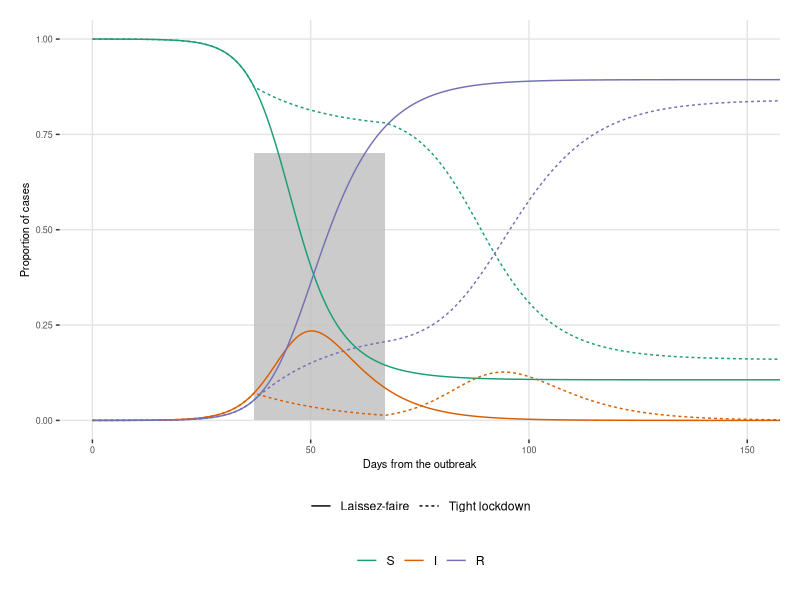
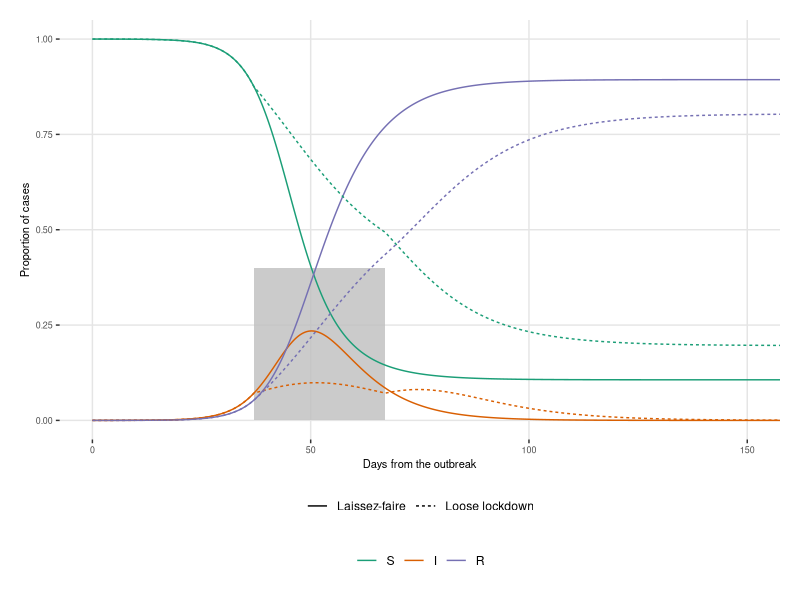
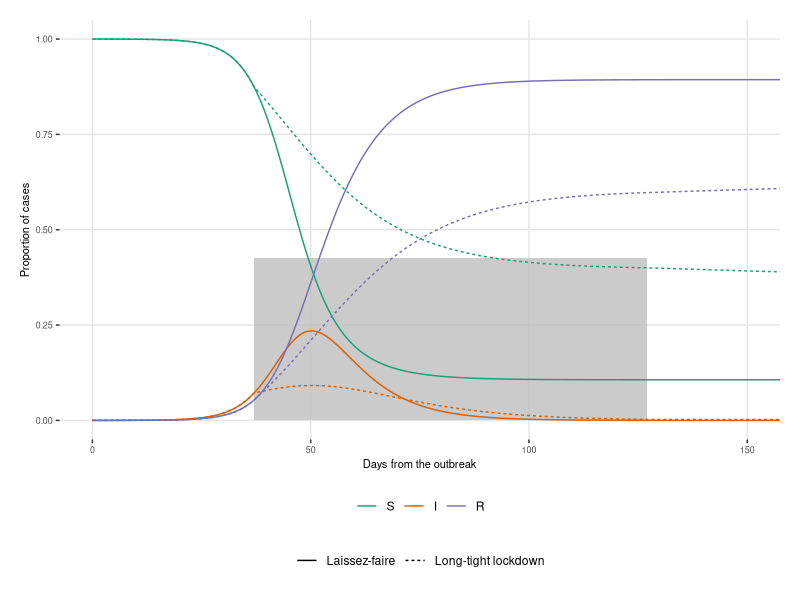
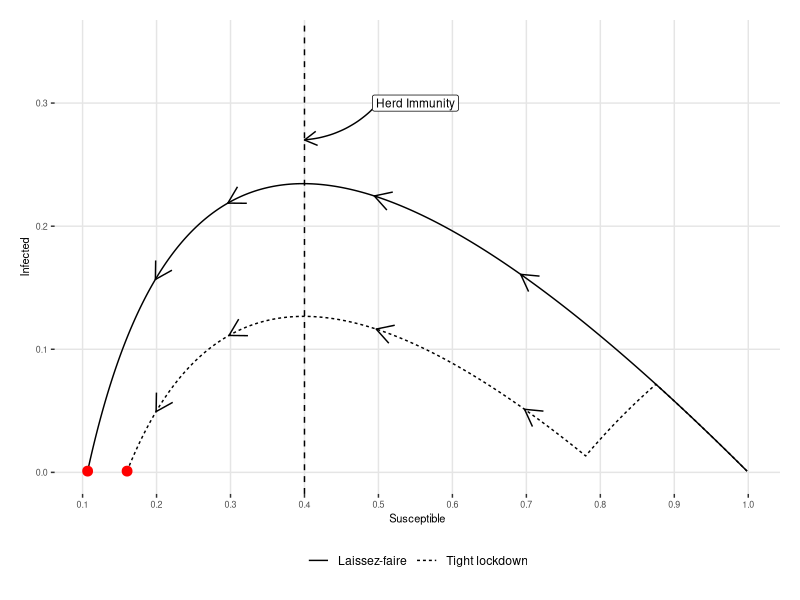
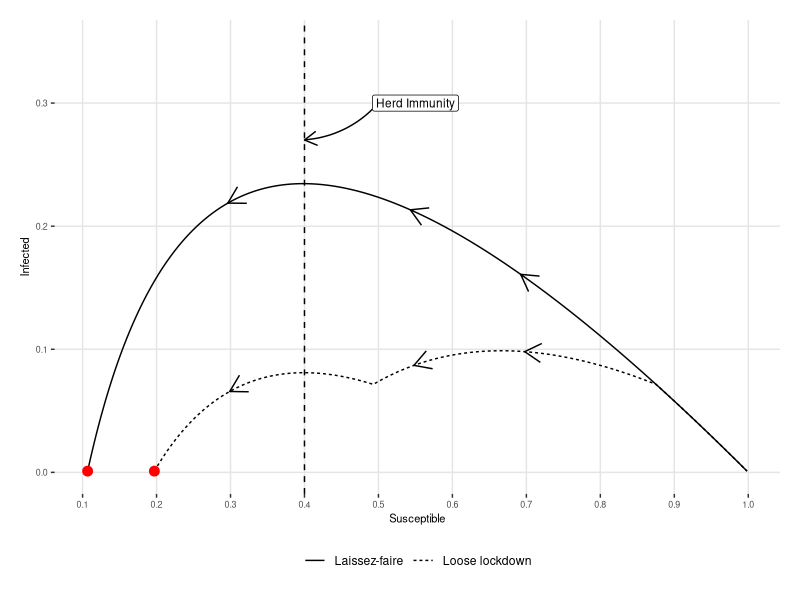
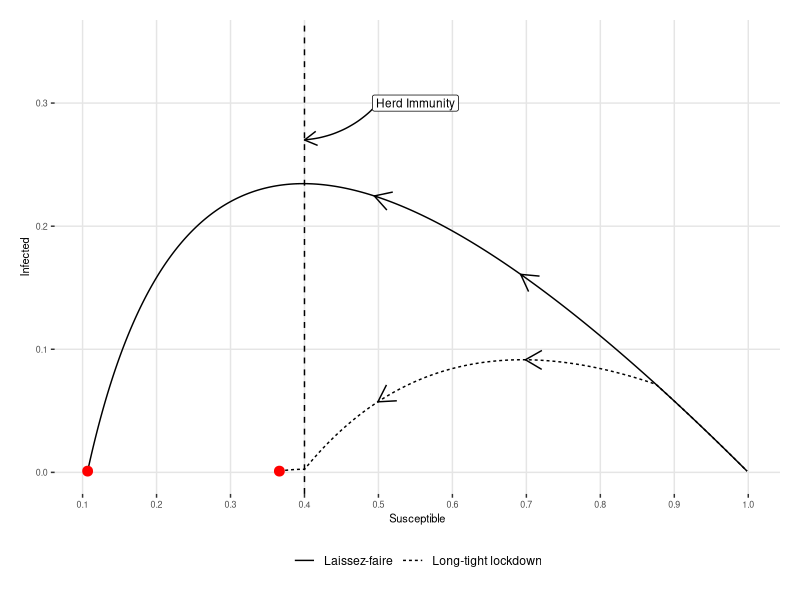

R code for these plots, in order:
## ---- chunk 1
library(tidyverse)
## ---- chunk 2
reprod_number <- 2.5
Tinf <- 7
beta <- reprod_number / Tinf
gamma <- 1 / Tinf
## ---- chunk 3
implicit <- 0
T <- 400    # Length of simulation
dt <- 0.1   # Time step 
Nt <- T / dt + 1
time <- seq(0, T, length.out = Nt)
## ---- chunk 4
mu <- matrix(rep(0, 3 * (Nt + 1)), nrow = 3)
S <- I <- R <- N <- F <- Re <- rep(0, Nt)
## ---- chunk 5
A_t <- vector(mode = "list", length = Nt)
## ---- chunk 6
# March 1st 2020 so that March 31st there are appx. 150,000 cases 
# (50% more than measured)
I0 <- 0.35 * 10^(-4) 
S0 <- 1 - I0
R0 <- 0
## ---- chunk 7
mu[,1] <- matrix(c(S0, I0, R0), nrow = 3)
## ---- chunk 8
for (n in 1:(Nt - 1)) {
  S[n] <- mu[1, n]
  I[n] <- mu[2, n]
  R[n] <- mu[3, n]
  Re[n] <- reprod_number * S[n]
  A_t[[n]] <- matrix(
    c(
      -beta * I[n], beta * I[n], 0,
      0, -gamma, gamma,
      0, 0, 0
    ),
    byrow = TRUE,
    ncol = 3)
  
  if (implicit == 0) {
    mu[, n+1] <- dt * (t(A_t[[n]]) %*% mu[, n]) + mu[, n]
  } else {
    mu[n + 1, ] <- (I(3) - dt * (t(A_t[[n]])) %/% mu[, n])
  }
}

mu <- mu[, 1:Nt]
## ---- chunk 9
S <- mu[1, ]
I <- mu[2, ]
R <- mu[3, ]

N <- S + I + R
D <- 100 - N

df_lockdown <- tibble(S = S, I = I, R = R, t = time, type = "no-lockdown")
df_lockdown
## ---- chunk 10
#' Simulate the SIR model with a lockdown
#' 
#' @param lock_start start of the lockdown (number of days from the outbreak)
#' @param lock_end end of the lockdown (number of days from the outbreak)
#' @param lock_severity severity of the lockdown (in [0,1], 0 for no lockdown)
simulate_sir_lockdown <- function(lock_start,
                                  lock_end,
                                  lock_severity,
                                  type) {
  # Matrix with 3 rows, each corresponding to S, I and R, resp.
  mu <- matrix(rep(0, 3 * (Nt + 1)), nrow = 3)
  S <- I <- R <- N <- F <- Re <- rep(0, Nt)
  
  # Transition matrix
  A_t <- vector(mode="list", length = Nt)
  
  # First column: initial conditions
  mu[, 1] <- matrix(c(S0, I0, R0), nrow = 3)
  
  lockdown <- rep(0, Nt)
  
  for (n in 1:(Nt - 1)) {
    S[n] <- mu[1, n]
    I[n] <- mu[2, n]
    R[n] <- mu[3, n]
    
    if (time[n] >= lock_start & time[n] <= lock_end) {
      # Lockout
      lockdown[n] <- lock_severity
    }
    
    Re[n] <- reprod_number * (1 - lockdown[n]) * S[n]
    
    A_t[[n]] <- matrix(
      c(
        -beta * (1-lockdown[n]) * I[n], beta * (1 - lockdown[n]) * I[n], 0,
        0, -gamma, gamma,
        0, 0, 0
      ),
      byrow = TRUE,
      ncol = 3)
    
    if (implicit == 0) {
      mu[, n+1] <- dt * (t(A_t[[n]]) %*% mu[, n]) + mu[, n]
    } else {
      mu[n + 1, ] <- (I(3) - dt * (t(A_t[[n]])) %/% mu[, n])
    }
  }
  
  mu <- mu[, 1:Nt]
  
  S_tight <- mu[1, ]
  I_tight <- mu[2, ]
  R_tight <- mu[3, ]
  
  N_tight <- S_tight + I_tight + R_tight
  D_tight <- 100 - N_tight
  
  tibble(S = S_tight, I = I_tight, R = R_tight, t = time)
}
## ---- chunk 11
lock_start_tight <- 37
lock_end_tight <- lock_start_tight+30
lock_severity_tight <- .7
## ---- chunk 12
df_lockdown_tight <- 
  simulate_sir_lockdown(lock_start = lock_start_tight,
                        lock_end = lock_end_tight,
                        lock_severity = .7) |> 
  mutate(type = "tight-lockdown")
## ---- chunk 13
lock_start_tight <- 37
lock_end_tight <- lock_start_tight + 30
lock_severity_tight <- .7
## ---- chunk 14
df_lockdown_tight <- simulate_sir_lockdown(
  lock_start = lock_start_tight,
  lock_end = lock_end_tight,
  lock_severity = .7) |> 
  mutate(type = "tight-lockdown")
## ---- chunk 15
lock_start_loose <- 37
lock_end_loose <- lock_start_loose + 30
lock_severity_loose <- .4
## ---- chunk 16
df_lockdown_loose <- simulate_sir_lockdown(
  lock_start = lock_start_loose,
  lock_end = lock_end_loose,
  lock_severity = lock_severity_loose) |> 
  mutate(type = "loose-lockdown")
## ---- chunk 17
lock_start_mix <- 37
lock_end_mix <- lock_start_mix + 90
lock_severity_mix <- .425
## ---- chunk 18
df_lockdown_mix <- simulate_sir_lockdown(
  lock_start = lock_start_mix,
  lock_end = lock_end_mix,
  lock_severity = lock_severity_mix) |> 
  mutate(type = "mix-lockdown")
## ---- chunk 19
#' Reshape the data from two scenarios
#' 
#' @param df_scenario_1 data for first scenario
#' @param df_scenario_2 data for second scenario
#' @param name_scenario_1 name of the scenario in `df_scenario_1`
#' @param label_scenario_1 desired label for the name of the first scenario
#' @param name_scenario_2 name of the scenario in `df_scenario_2`
#' @param label_scenario_2 desired label for the name of the second scenario
reshape_data_graph <- function(df_scenario_1,
                               df_scenario_2,
                               name_scenario_1,
                               label_scenario_1,
                               name_scenario_2,
                               label_scenario_2) {
  df_scenario_1 |> 
  bind_rows(df_scenario_2) |> 
  pivot_longer(cols = c("S", "I", "R")) |> 
  filter(t <= Nt - 1) |> 
  mutate(name = factor(name, levels = c("S", "I", "R")),
         type = factor(
           type, 
           levels = c(name_scenario_1, name_scenario_2), 
           labels = c(label_scenario_1, label_scenario_2)))
}
## ---- chunk 20
#| code-fold: true
library(grid)
theme_paper <- function(..., size_text = 8)
  theme(text = element_text(size = size_text),
        plot.background = element_rect(fill="transparent", color=NA),
        panel.background = element_rect(fill = "transparent", color=NA),
        panel.border = element_blank(),
        axis.text = element_text(), 
        legend.text = element_text(size = rel(1.1)),
        legend.title = element_text(size = rel(1.1)),
        legend.background = element_rect(fill="transparent", color=NULL),
        legend.position = "bottom", 
        legend.direction = "horizontal", legend.box = "vertical",
        legend.key = element_blank(),
        panel.spacing = unit(1, "lines"),
        panel.grid.major = element_line(colour = "grey90"), 
        panel.grid.minor = element_blank(),
        plot.title = element_text(hjust = 0, size = rel(1.3), face = "bold"),
        plot.title.position = "plot",
        plot.margin = unit(c(1, 1, 1, 1), "lines"),
        strip.background = element_rect(fill=NA, colour = NA),
        strip.text = element_text(size = rel(1.1)))
## ---- chunk 21
#' Plots the evolution of two scenarios
#' 
#' @param df_plot data with the two scenarios (obtained from 
#' `reshape_data_graph()`)
#' @param lock_start start period of the lockdown
#' @param lock_end end period of the lockdown
#' @param lock_severity severity of the lockdown
plot_scenario <- function(df_plot,
                          lock_start,
                          lock_end,
                          lock_severity) {
  ggplot(data = df_plot) +
  geom_rect(
    data = tibble(x1 = lock_start, 
                          x2 = lock_end,
                          y1 = 0, y2 = lock_severity),
    mapping = aes(xmin = x1, xmax = x2, ymin = y1, ymax = y2),
    fill = "grey", alpha = .8
  ) +
  geom_line(aes(x = t, y = value, linetype = type, colour = name)) +
  scale_linetype_discrete(NULL) +
  scale_colour_manual(
    NULL, 
    values = c("S" = "#1b9e77", "I" = "#d95f02", "R" = "#7570b3")) +
  labs(x = "Days from the outbreak", y = "Proportion of cases") +
  theme_paper() +
  coord_cartesian(xlim = c(0, 150))
}
## ---- chunk 22
df_plot_lockdown_tight <- reshape_data_graph(
  df_scenario_1 = df_lockdown,
  df_scenario_2 = df_lockdown_tight,
  name_scenario_1 = "no-lockdown",
  label_scenario_1 = "Laissez-faire",
  name_scenario_2 = "tight-lockdown",
  label_scenario_2 = "Tight lockdown")
plot_scenario(
  df_plot = df_plot_lockdown_tight,
  lock_start = lock_start_tight,
  lock_end = lock_end_tight,
  lock_severity = lock_severity_tight)
## ---- chunk 23
df_plot_lockdown_loose <- reshape_data_graph(
  df_scenario_1 = df_lockdown,
  df_scenario_2 = df_lockdown_loose,
  name_scenario_1 = "no-lockdown",
  label_scenario_1 = "Laissez-faire",
  name_scenario_2 = "loose-lockdown",
  label_scenario_2 = "Loose lockdown")
plot_scenario(
  df_plot = df_plot_lockdown_loose,
  lock_start = lock_start_loose,
  lock_end = lock_end_loose,
  lock_severity = lock_severity_loose)
## ---- chunk 24
df_plot_lockdown_mix <- reshape_data_graph(
  df_scenario_1 = df_lockdown,
  df_scenario_2 = df_lockdown_mix,
  name_scenario_1 = "no-lockdown",
  label_scenario_1 = "Laissez-faire",
  name_scenario_2 = "mix-lockdown",
  label_scenario_2 = "Long-tight lockdown")
plot_scenario(
  df_plot = df_plot_lockdown_mix,
  lock_start = lock_start_mix,
  lock_end = lock_end_mix,
  lock_severity = lock_severity_mix)
## ---- chunk 25
#' @param df_scenario_1 data for first scenario
#' @param df_scenario_2 data for second scenario
#' @param name_scenario_1 name of the scenario in `df_scenario_1`
#' @param label_scenario_1 desired label for the name of the first scenario
#' @param name_scenario_2 name of the scenario in `df_scenario_2`
#' @param label_scenario_2 desired label for the name of the second scenario
reshape_data_phase <- function(df_scenario_1,
                               df_scenario_2,
                               name_scenario_1,
                               label_scenario_1,
                               name_scenario_2,
                               label_scenario_2) {
  df_scenario_1 |>
    filter(I > 0.001) |> 
    group_by(S) |> 
    slice(1) |> 
    ungroup() |> 
    bind_rows(
      df_scenario_2 |> 
        filter(I > 0.001) |> 
        group_by(S) |> 
        slice(1) |> 
        ungroup()
    ) |> 
    mutate(
      type = factor(
        type, 
        levels = c(name_scenario_1, name_scenario_2), 
        labels = c(label_scenario_1, label_scenario_2))
    )
}
## ---- chunk 26
#' Gives the coordinates to draw a small arrow on the phase diagram of one 
#' scenario
#' 
#' @param df_plot table with the data of the diagram of one scenario ready for 
#' use in ggplot2
#' @param val_S value for S
create_df_arrow <- function(df_plot,
                            val_S) {
  df_arrows <- 
    df_plot |> 
    arrange(desc(S)) |> 
    group_by(type) |> 
    filter(S < !!val_S) |> 
    slice(1:2) |> 
    select(S, I, type) |>
    ungroup() |> 
    mutate(toto = rep(c("beg", "end"), 2))
  
  df_arrows |> 
    select(-I) |> 
    pivot_wider(names_from = toto, values_from = S, names_prefix = "S_") |> 
    left_join(
      df_arrows |> 
        select(-S) |> 
        pivot_wider(names_from = toto, values_from = I, names_prefix = "I_"),
      by =  "type"
    )
}
## ---- chunk 27
plot_phase_diagram_scenarios <- function(df_plot,
                                         x_arrows,
                                         reprod_number = 2.5
                                         ) {
  # Ending points of the epidemic
  df_dots <- df_plot |> 
    group_by(type) |> 
    filter(I == min(I))
  
  # Arrow
  df_arrows <- 
    map_df(x_arrows, ~create_df_arrow(df_plot, val_S = .))
  
  # The coordinates of $S$ corresponding to herd immunity
  S_herd <- 1./reprod_number
  curve_scenario <- tibble(
    x1 = S_herd + .1, 
    x2 = S_herd, 
    y1 = .30, 
    y2 = .27)
  label_curve_scenario <- 
    tibble(
      x = S_herd + .15,
      y = .3,
      label = "Herd Immunity"
    )

  # The graph
  ggplot() +
    geom_line(
      data = df_plot,
      mapping = aes(x = S, y = I, linetype = type)
    ) +
    geom_vline(xintercept = S_herd, linetype = "dashed") +
    geom_curve(
      data = df_arrows,
      mapping = aes(x = S_beg, xend = S_end,
                    y = I_beg, yend = I_end),
      arrow = arrow(length = unit(0.04, "npc")),
      curvature = 0
    ) +
    geom_curve(
      data = curve_scenario, 
      mapping = aes(x = x1, y = y1, xend = x2, yend = y2),
      arrow = arrow(length = unit(0.03, "npc")), curvature = -0.2)  +
    geom_label(
      data = label_curve_scenario,
      mapping = aes(x = x, y = y, label = label),
      size = rel(3)
    ) +
    geom_point(
      data = df_dots, 
      mapping = aes(x = S, y = I), 
      colour = "red", size = 3
      ) +
    scale_linetype_discrete(NULL) +
    scale_x_continuous(breaks = seq(0, 1, by = .1)) +
    labs(x = "Susceptible", y = "Infected") +
    theme_paper()
    
}
## ---- chunk 28
#| fig-cap: "Tight Lockdown: Phase Diagram"
#| label: fig-phase-tight-lockdown-vs-laissez-faire
df_plot_tight <- 
  reshape_data_phase(
  df_scenario_1    = df_lockdown,
  df_scenario_2    = df_lockdown_tight,
  name_scenario_1  = "no-lockdown",
  label_scenario_1 = "Laissez-faire",
  name_scenario_2  = "tight-lockdown",
  label_scenario_2 = "Tight lockdown")

plot_phase_diagram_scenarios(
  df_plot = df_plot_tight, 
  x_arrows = c(.7, .5, .3, .2), 
  reprod_number = 2.5) +
  coord_cartesian(ylim = c(0, .35))
## ---- chunk 29
#| fig-cap: "Loose Lockdown: Phase Diagram"
#| label: fig-phase-loose-lockdown-vs-laissez-faire
df_plot_loose <- 
  reshape_data_phase(
  df_scenario_1    = df_lockdown,
  df_scenario_2    = df_lockdown_loose,
  name_scenario_1  = "no-lockdown",
  label_scenario_1 = "Laissez-faire",
  name_scenario_2  = "loose-lockdown",
  label_scenario_2 = "Loose lockdown")

plot_phase_diagram_scenarios(
  df_plot = df_plot_loose, 
  x_arrows = c(.7, .55, .3), 
  reprod_number = 2.5
) +
  coord_cartesian(ylim = c(0, .35))
## ---- chunk 30
#| fig-cap: "Long-tight Lockdown: Phase Diagram"
#| label: fig-phase-mix-lockdown-vs-laissez-faire
df_plot_mix <- 
  reshape_data_phase(
  df_scenario_1    = df_lockdown,
  df_scenario_2    = df_lockdown_mix,
  name_scenario_1  = "no-lockdown",
  label_scenario_1 = "Laissez-faire",
  name_scenario_2  = "mix-lockdown",
  label_scenario_2 = "Long-tight lockdown")

plot_phase_diagram_scenarios(
  df_plot = df_plot_mix, 
  x_arrows = c(.7, .5), 
  reprod_number = 2.5) +
  coord_cartesian(ylim = c(0, .35))
